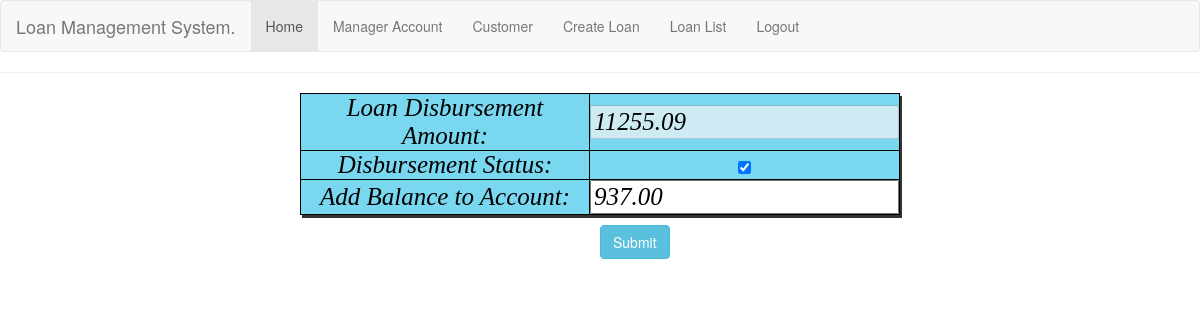
/disburse/6/ (signed in), run on the app's committed database.
### accounts/models.py (models this page shows, shortened)
class LoanModel(models.Model):
    customer_id = models.ForeignKey(BankCustomer, on_delete=models.CASCADE, blank=True, null=True,)
    loan_amount = models.DecimalField(null=True, blank=True, default=0.0, max_digits=30, decimal_places=2)
    loan_period = models.IntegerField(null=True, blank=True, default=0)
    loan_status = models.BooleanField(default=False)
    loan_installment_amount = models.DecimalField(null=True, blank=True, default=0.0, max_digits=30, decimal_places=2)
    loan_interest_rate = models.DecimalField(null=True, blank=True, default=0.0, max_digits=30, decimal_places=2)
    net_payable_amount = models.DecimalField(null=True, blank=True, default=0.0, max_digits=30, decimal_places=2)
    disbursement_status = models.BooleanField(default=False)
    account_balance = models.DecimalField(null=True, blank=True, default=0.0, max_digits=30, decimal_places=2)

### accounts/views.py (the view)
# urls.py: path('disburse/<int:pk>/', DisbursingView.as_view(), name='disburse'),
class DisbursingView(UpdateView):
    form_class = DisbursementForm
    model = LoanModel
    template_name = "accounts/disbursement.html"
    success_url = reverse_lazy('customer_loan_list')

### accounts/forms.py
class DisbursementForm(forms.ModelForm):
    class Meta:
        model = LoanModel
        fields = ['id','disbursement_status','account_balance','net_payable_amount']

### accounts/templates/accounts/disbursement.html (shortened to what this page needs)
{% extends 'base.html' %}
{% block content %}
<h2 style="color:#7AD7F0;">{{ title }}</h2><hr>
<head>
</head>
<form method="POST" enctype='multipart/form-data'>
    {% if request.user.is_authenticated %}
<table>
    <tr><td>Loan Disbursement Amount:</td>  <td><fieldset disabled="disabled">{{form.net_payable_amount}}</fieldset></td></tr>
    <tr><td>Disbursement Status:</td> <td>{{form.disbursement_status}}</td></tr>
    <tr><td>Add Balance to Account:</td> <td>{{form.account_balance}}</td></tr>
</table>
    <input style="margin-left:600px;" class="btn btn-info" type="submit" value='Submit'>
     {% endif %}
</form>
{% endblock content %}

### accounts/templates/base.html (style rules this page uses)
table { border-collapse: collapse; background-color: white; width:80% }
table,th,td { border: 1px solid black;margin: 10px auto; text-align: center; }
td { padding: 30px; text-align: center; color: black; background-color:white; }

### accounts/templates/accounts/disbursement.html (style rules this page uses)
table { width: 50%; box-shadow: 2px 3px; }
td { background-color:#7AD7F0; color: black; font-family: times, serif; font-style:italic; font-size: 25px; }

### data on the page
LoanModel: net_payable_amount "11255.09", disbursement_status "☑", account_balance "937.00"
